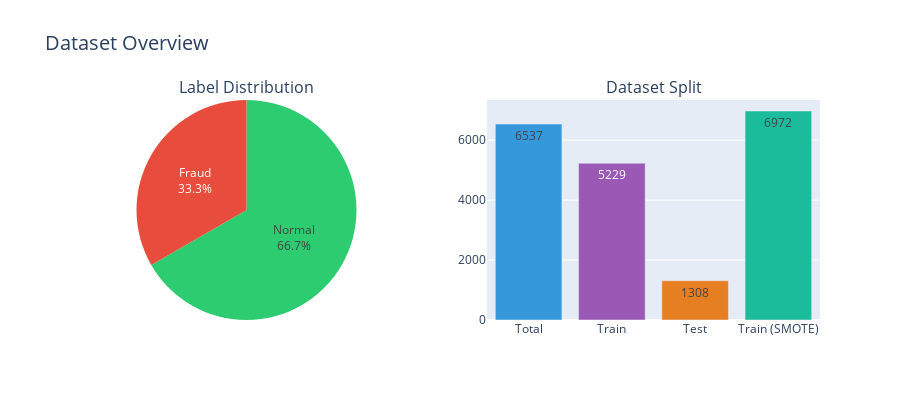

The notebook cell this image was saved under:
### Markdown cell above
## 📊 Part 1: Dataset Overview

### Code cell
# Dataset statistics
fig = make_subplots(
    rows=1, cols=2,
    subplot_titles=('Label Distribution', 'Dataset Split'),
    specs=[[{'type': 'pie'}, {'type': 'bar'}]]
)

# Label distribution pie chart
label_counts = df['label'].value_counts()
fig.add_trace(
    go.Pie(
        labels=['Normal', 'Fraud'],
        values=label_counts.values,
        marker=dict(colors=['#2ecc71', '#e74c3c']),
        textinfo='label+percent',
        hovertemplate='<b>%{label}</b><br>Count: %{value}<br>Percentage: %{percent}<extra></extra>'
    ),
    row=1, col=1
)

# Train/Test split bar chart
split_data = pd.DataFrame({
    'Dataset': ['Total', 'Train', 'Test', 'Train (SMOTE)'],
    'Samples': [
        results['samples']['total'],
        results['samples']['train'],
        results['samples']['test'],
        results['samples']['train_after_smote']
    ]
})

fig.add_trace(
    go.Bar(
        x=split_data['Dataset'],
        y=split_data['Samples'],
        marker=dict(color=['#3498db', '#9b59b6', '#e67e22', '#1abc9c']),
        text=split_data['Samples'],
        textposition='auto'
    ),
    row=1, col=2
)

fig.update_layout(
    title_text="Dataset Overview",
    title_font_size=20,
    height=400,
    showlegend=False
)

fig.show()

### Figure 1 — Plotly figure (JSON) as saved in the notebook; plotly's stock layout.template omitted (floating-point values rounded to 4 significant figures)
{"data": [{"domain": {"x": [0, 0.45], "y": [0, 1]}, "hovertemplate": "<b>%{label}</b><br>Count: %{value}<br>Percentage: %{percent}<extra></extra>", "labels": ["Normal", "Fraud"], "marker": {"colors": ["#2ecc71", "#e74c3c"]}, "textinfo": "label+percent", "type": "pie", "values": [4358, 2179]}, {"marker": {"color": ["#3498db", "#9b59b6", "#e67e22", "#1abc9c"]}, "text": [6537.0, 5229.0, 1308.0, 6972.0], "textposition": "auto", "type": "bar", "x": ["Total", "Train", "Test", "Train (SMOTE)"], "xaxis": "x", "y": [6537, 5229, 1308, 6972], "yaxis": "y"}], "layout": {"annotations": [{"font": {"size": 16}, "showarrow": false, "text": "Label Distribution", "x": 0.225, "xanchor": "center", "xref": "paper", "y": 1, "yanchor": "bottom", "yref": "paper"}, {"font": {"size": 16}, "showarrow": false, "text": "Dataset Split", "x": 0.775, "xanchor": "center", "xref": "paper", "y": 1, "yanchor": "bottom", "yref": "paper"}], "height": 400, "showlegend": false, "title": {"font": {"size": 20}, "text": "Dataset Overview"}, "xaxis": {"anchor": "y", "domain": [0.55, 1]}, "yaxis": {"anchor": "x", "domain": [0, 1]}}}
